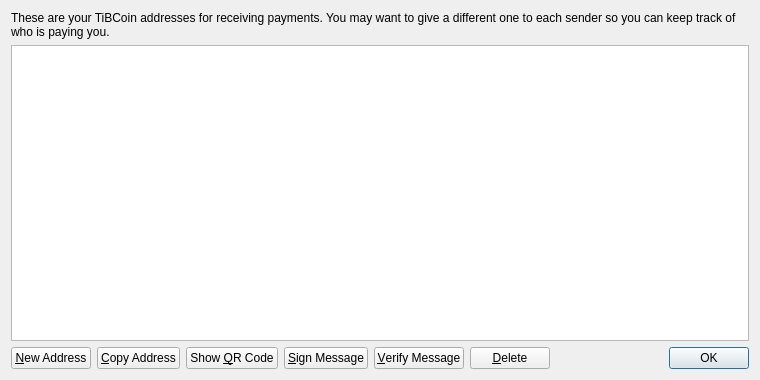
<?xml version="1.0" encoding="UTF-8"?>
<ui version="4.0">
 <class>AddressBookPage</class>
 <widget class="QWidget" name="AddressBookPage">
  <property name="geometry">
   <rect>
    <x>0</x>
    <y>0</y>
    <width>760</width>
    <height>380</height>
   </rect>
  </property>
  <property name="windowTitle">
   <string>Address Book</string>
  </property>
  <layout class="QVBoxLayout" name="verticalLayout">
   <item>
    <widget class="QLabel" name="labelExplanation">
     <property name="text">
      <string>These are your TiBCoin addresses for receiving payments. You may want to give a different one to each sender so you can keep track of who is paying you.</string>
     </property>
     <property name="textFormat">
      <enum>Qt::PlainText</enum>
     </property>
     <property name="wordWrap">
      <bool>true</bool>
     </property>
    </widget>
   </item>
   <item>
    <widget class="QTableView" name="tableView">
     <property name="contextMenuPolicy">
      <enum>Qt::CustomContextMenu</enum>
     </property>
     <property name="toolTip">
      <string>Double-click to edit address or label</string>
     </property>
     <property name="tabKeyNavigation">
      <bool>false</bool>
     </property>
     <property name="alternatingRowColors">
      <bool>true</bool>
     </property>
     <property name="selectionMode">
      <enum>QAbstractItemView::SingleSelection</enum>
     </property>
     <property name="selectionBehavior">
      <enum>QAbstractItemView::SelectRows</enum>
     </property>
     <property name="sortingEnabled">
      <bool>true</bool>
     </property>
     <attribute name="verticalHeaderVisible">
      <bool>false</bool>
     </attribute>
    </widget>
   </item>
   <item>
    <layout class="QHBoxLayout" name="horizontalLayout">
     <item>
      <widget class="QPushButton" name="newAddressButton">
       <property name="toolTip">
        <string>Create a new address</string>
       </property>
       <property name="text">
        <string>&amp;New Address</string>
       </property>
       <property name="icon">
        <iconset resource="../bitcoin.qrc">
         <normaloff>:/icons/add</normaloff>:/icons/add</iconset>
       </property>
      </widget>
     </item>
     <item>
      <widget class="QPushButton" name="copyToClipboard">
       <property name="toolTip">
        <string>Copy the currently selected address to the system clipboard</string>
       </property>
       <property name="text">
        <string>&amp;Copy Address</string>
       </property>
       <property name="icon">
        <iconset resource="../bitcoin.qrc">
         <normaloff>:/icons/editcopy</normaloff>:/icons/editcopy</iconset>
       </property>
      </widget>
     </item>
     <item>
      <widget class="QPushButton" name="showQRCode">
       <property name="text">
        <string>Show &amp;QR Code</string>
       </property>
       <property name="icon">
        <iconset resource="../bitcoin.qrc">
         <normaloff>:/icons/qrcode</normaloff>:/icons/qrcode</iconset>
       </property>
      </widget>
     </item>
     <item>
      <widget class="QPushButton" name="signMessage">
       <property name="toolTip">
        <string>Sign a message to prove you own a Bitcoin address</string>
       </property>
       <property name="text">
        <string>&amp;Sign Message</string>
       </property>
       <property name="icon">
        <iconset resource="../bitcoin.qrc">
         <normaloff>:/icons/edit</normaloff>:/icons/edit</iconset>
       </property>
      </widget>
     </item>
     <item>
      <widget class="QPushButton" name="verifyMessage">
       <property name="toolTip">
        <string>Verify a message to ensure it was signed with a specified Bitcoin address</string>
       </property>
       <property name="text">
        <string>&amp;Verify Message</string>
       </property>
       <property name="icon">
        <iconset resource="../bitcoin.qrc">
         <normaloff>:/icons/transaction_0</normaloff>:/icons/transaction_0</iconset>
       </property>
      </widget>
     </item>
     <item>
      <widget class="QPushButton" name="deleteButton">
       <property name="toolTip">
        <string>Delete the currently selected address from the list. Only sending addresses can be deleted.</string>
       </property>
       <property name="text">
        <string>&amp;Delete</string>
       </property>
       <property name="icon">
        <iconset resource="../bitcoin.qrc">
         <normaloff>:/icons/remove</normaloff>:/icons/remove</iconset>
       </property>
      </widget>
     </item>
     <item>
      <spacer name="horizontalSpacer">
       <property name="orientation">
        <enum>Qt::Horizontal</enum>
       </property>
       <property name="sizeHint" stdset="0">
        <size>
         <width>40</width>
         <height>20</height>
        </size>
       </property>
      </spacer>
     </item>
     <item>
      <widget class="QDialogButtonBox" name="buttonBox">
       <property name="sizePolicy">
        <sizepolicy hsizetype="Maximum" vsizetype="Fixed">
         <horstretch>0</horstretch>
         <verstretch>0</verstretch>
        </sizepolicy>
       </property>
       <property name="standardButtons">
        <set>QDialogButtonBox::Ok</set>
       </property>
      </widget>
     </item>
    </layout>
   </item>
  </layout>
 </widget>
 <resources>
  <include location="../bitcoin.qrc"/>
 </resources>
 <connections/>
</ui>
